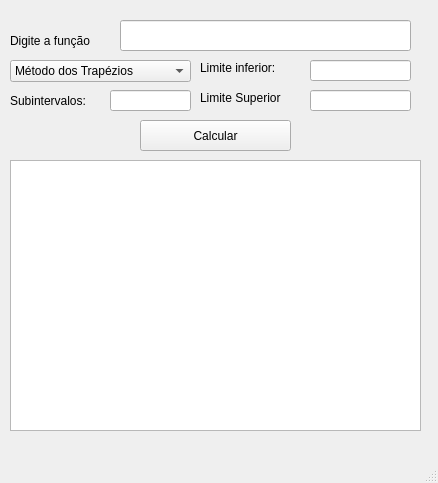
<?xml version="1.0" encoding="UTF-8"?>
<ui version="4.0">
 <class>janelaPrincipal</class>
 <widget class="QMainWindow" name="janelaPrincipal">
  <property name="geometry">
   <rect>
    <x>0</x>
    <y>0</y>
    <width>438</width>
    <height>483</height>
   </rect>
  </property>
  <property name="windowTitle">
   <string>Integração Numérica</string>
  </property>
  <widget class="QWidget" name="centralwidget">
   <widget class="QLabel" name="label">
    <property name="geometry">
     <rect>
      <x>10</x>
      <y>30</y>
      <width>101</width>
      <height>21</height>
     </rect>
    </property>
    <property name="text">
     <string>Digite a função</string>
    </property>
   </widget>
   <widget class="QLineEdit" name="txtFuncao">
    <property name="geometry">
     <rect>
      <x>120</x>
      <y>20</y>
      <width>291</width>
      <height>31</height>
     </rect>
    </property>
   </widget>
   <widget class="QComboBox" name="cmbMetodo">
    <property name="geometry">
     <rect>
      <x>10</x>
      <y>60</y>
      <width>181</width>
      <height>22</height>
     </rect>
    </property>
    <item>
     <property name="text">
      <string>Método dos Trapézios</string>
     </property>
    </item>
    <item>
     <property name="text">
      <string>Método de Simpson</string>
     </property>
    </item>
   </widget>
   <widget class="QLabel" name="label_2">
    <property name="geometry">
     <rect>
      <x>200</x>
      <y>60</y>
      <width>111</width>
      <height>16</height>
     </rect>
    </property>
    <property name="text">
     <string>Limite inferior: </string>
    </property>
   </widget>
   <widget class="QLineEdit" name="txtA">
    <property name="geometry">
     <rect>
      <x>310</x>
      <y>60</y>
      <width>101</width>
      <height>21</height>
     </rect>
    </property>
   </widget>
   <widget class="QLabel" name="label_3">
    <property name="geometry">
     <rect>
      <x>200</x>
      <y>90</y>
      <width>111</width>
      <height>16</height>
     </rect>
    </property>
    <property name="text">
     <string>Limite Superior</string>
    </property>
   </widget>
   <widget class="QLineEdit" name="txtB">
    <property name="geometry">
     <rect>
      <x>310</x>
      <y>90</y>
      <width>101</width>
      <height>21</height>
     </rect>
    </property>
   </widget>
   <widget class="QTextEdit" name="txtResultado">
    <property name="geometry">
     <rect>
      <x>10</x>
      <y>160</y>
      <width>411</width>
      <height>271</height>
     </rect>
    </property>
   </widget>
   <widget class="QPushButton" name="btnCalcular">
    <property name="geometry">
     <rect>
      <x>140</x>
      <y>120</y>
      <width>151</width>
      <height>31</height>
     </rect>
    </property>
    <property name="text">
     <string>Calcular</string>
    </property>
   </widget>
   <widget class="QLabel" name="label_4">
    <property name="geometry">
     <rect>
      <x>10</x>
      <y>90</y>
      <width>101</width>
      <height>21</height>
     </rect>
    </property>
    <property name="text">
     <string>Subintervalos: </string>
    </property>
   </widget>
   <widget class="QLineEdit" name="txtM">
    <property name="geometry">
     <rect>
      <x>110</x>
      <y>90</y>
      <width>81</width>
      <height>21</height>
     </rect>
    </property>
   </widget>
  </widget>
  <widget class="QMenuBar" name="menubar">
   <property name="geometry">
    <rect>
     <x>0</x>
     <y>0</y>
     <width>438</width>
     <height>25</height>
    </rect>
   </property>
  </widget>
  <widget class="QStatusBar" name="statusbar"/>
 </widget>
 <tabstops>
  <tabstop>txtFuncao</tabstop>
  <tabstop>cmbMetodo</tabstop>
  <tabstop>txtA</tabstop>
  <tabstop>txtB</tabstop>
  <tabstop>txtM</tabstop>
  <tabstop>btnCalcular</tabstop>
  <tabstop>txtResultado</tabstop>
 </tabstops>
 <resources/>
 <connections/>
</ui>
